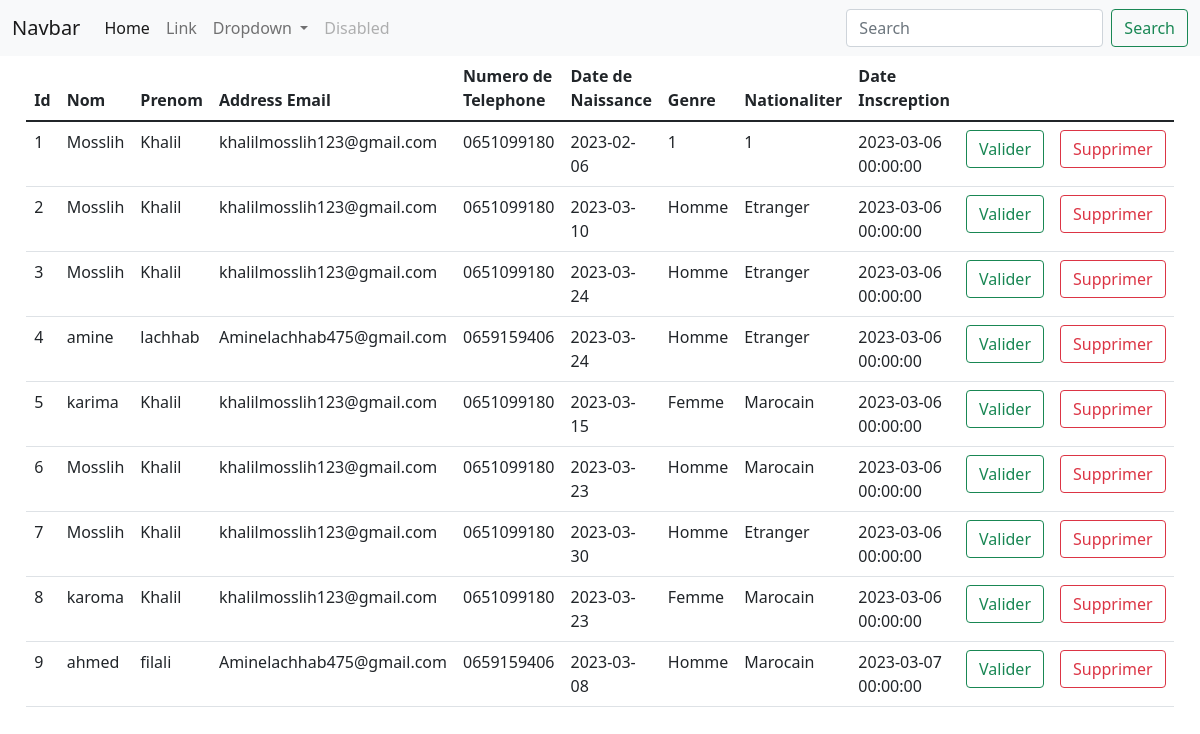
The app's page /php/code/listeEtudiant.php with its own data.
### tables this page shows
CREATE TABLE IF NOT EXISTS `etudiant` (
  `Id` int(11) NOT NULL AUTO_INCREMENT,
  `Nom` varchar(100) NOT NULL,
  `Prenom` varchar(100) NOT NULL,
  `Adresse` varchar(100) NOT NULL,
  `Numero` varchar(100) NOT NULL,
  `Date_N` varchar(100) NOT NULL,
  `Genre` varchar(100) NOT NULL,
  `Nationalite` varchar(100) NOT NULL,
  `Date_Inscre` datetime NOT NULL,
  PRIMARY KEY (`Id`)
);

### php/code/ManagerRegestre.php (called while the page is built, shortened)
<?php
class ManagerRegestre extends  Regestre  {
    public function ListeEtudiant(){
        try {
        $bdd = $this->Connexion();
        $req = $bdd->query('SELECT * FROM etudiant');
        return $req;
        } catch (Exception $e) {
        die('Erreur : ' . $e->getMessage());
        }
        }
}
?>

### php/code/listeEtudiant.php (the view, shortened to what this page needs)
<!DOCTYPE html>
<html lang="en">
<head>
    <link href="https://cdn.jsdelivr.net/npm/bootstrap@5.1.3/dist/css/bootstrap.min.css" rel="stylesheet">
</head>
<body>
<table class="table container">
  <thead>
    <tr>
      <th scope="col">Id</th>
      <th scope="col">Nom</th>
      <th scope="col">Prenom</th>
      <th scope="col">Address Email</th>
      <th scope="col">Numero de Telephone</th>
      <th scope="col">Date de Naissance</th>
      <th scope="col">Genre</th>
      <th scope="col">Nationaliter</th>
      <th scope="col">Date Inscreption</th>
    </tr>
  </thead>
  <tbody>
  <?php
 require_once('ManagerRegestre.php');
$ManagerReges=new  ManagerRegestre('','','','','','','','');
$user=new Regestre ('','','','','','','','');
$user=$ManagerReges-> ListeEtudiant($user);
  foreach ( $user as  $users) {
    ?>
    <tr>
      <td scope="col"><?php  echo $users['Id']?></td>
      <td scope="col"><?php  echo $users['Nom'] ?></td>
      <td scope="col"><?php  echo $users['Prenom'] ?></td>
      <td scope="col"><?php  echo $users ['Adresse'] ?></td>
      <td scope="col"><?php  echo $users ['Numero'] ?></td>
      <td scope="col"><?php  echo $users ['Date_N'] ?></td>
      <td scope="col"><?php  echo $users['Genre'] ?></td>
      <td scope="col"><?php  echo $users['Nationalite'] ?></td>
      <td scope="col"><?php  echo $users['Date_Inscre'] ?></td>
     <td> <a href="" class="btn btn-outline-success">Valider</a></td>
     <td> <a href="" class="btn btn-outline-danger">Supprimer</a></td>
       </tr>
    <?php
   }
   ?>
  </tbody>
</table>
<?php
$content=ob_get_clean();
require_once('navbar.php');
?>
</body>
</html>

### php/code/navbar.php (shortened to what this page needs)
<!DOCTYPE html>
<html lang="en">
<head>
    <link href="https://cdn.jsdelivr.net/npm/bootstrap@5.1.3/dist/css/bootstrap.min.css" rel="stylesheet">
</head>
<body>
<nav class="navbar navbar-expand-lg navbar-light bg-light">
  <div class="container-fluid">
    <a class="navbar-brand" href="#">Navbar</a>
    <div class="collapse navbar-collapse" id="navbarSupportedContent">
      <ul class="navbar-nav me-auto mb-2 mb-lg-0">
        <li class="nav-item">
          <a class="nav-link active" aria-current="page" href="#">Home</a>
        </li>
        <li class="nav-item">
          <a class="nav-link" href="#">Link</a>
        </li>
        <li class="nav-item dropdown">
          <a class="nav-link dropdown-toggle" href="#" id="navbarDropdown" role="button" data-bs-toggle="dropdown" aria-expanded="false">
            Dropdown
          </a>
        </li>
        <li class="nav-item">
          <a class="nav-link disabled">Disabled</a>
        </li>
      </ul>
      <form class="d-flex">
        <input class="form-control me-2" type="search" placeholder="Search" aria-label="Search">
        <button class="btn btn-outline-success" type="submit">Search</button>
      </form>
    </div>
  </div>
</nav>
<?php
echo $content;
?>
</body>
</html>

### records on screen
etudiant: Id "1", Nom "Mosslih", Prenom "Khalil", Adresse "khalilmosslih123@gmail.com", Numero "0651099180", Date_N "2023-02-06", Genre "1", Nationalite "1", Date_Inscre "2023-03-06 00:00:00"
etudiant: Id "2", Nom "Mosslih", Prenom "Khalil", Adresse "khalilmosslih123@gmail.com", Numero "0651099180", Date_N "2023-03-10", Genre "Homme", Nationalite "Etranger", Date_Inscre "2023-03-06 00:00:00"
etudiant: Id "3", Nom "Mosslih", Prenom "Khalil", Adresse "khalilmosslih123@gmail.com", Numero "0651099180", Date_N "2023-03-24", Genre "Homme", Nationalite "Etranger", Date_Inscre "2023-03-06 00:00:00"
etudiant: Id "4", Nom "amine", Prenom "lachhab", Adresse "Aminelachhab475@gmail.com", Numero "0659159406", Date_N "2023-03-24", Genre "Homme", Nationalite "Etranger", Date_Inscre "2023-03-06 00:00:00"
etudiant: Id "5", Nom "karima", Prenom "Khalil", Adresse "khalilmosslih123@gmail.com", Numero "0651099180", Date_N "2023-03-15", Genre "Femme", Nationalite "Marocain", Date_Inscre "2023-03-06 00:00:00"
etudiant: Id "6", Nom "Mosslih", Prenom "Khalil", Adresse "khalilmosslih123@gmail.com", Numero "0651099180", Date_N "2023-03-23", Genre "Homme", Nationalite "Marocain", Date_Inscre "2023-03-06 00:00:00"
etudiant: Id "7", Nom "Mosslih", Prenom "Khalil", Adresse "khalilmosslih123@gmail.com", Numero "0651099180", Date_N "2023-03-30", Genre "Homme", Nationalite "Etranger", Date_Inscre "2023-03-06 00:00:00"
etudiant: Id "8", Nom "karoma", Prenom "Khalil", Adresse "khalilmosslih123@gmail.com", Numero "0651099180", Date_N "2023-03-23", Genre "Femme", Nationalite "Marocain", Date_Inscre "2023-03-06 00:00:00"
etudiant: Id "9", Nom "ahmed", Prenom "filali", Adresse "Aminelachhab475@gmail.com", Numero "0659159406", Date_N "2023-03-08", Genre "Homme", Nationalite "Marocain", Date_Inscre "2023-03-07 00:00:00"
